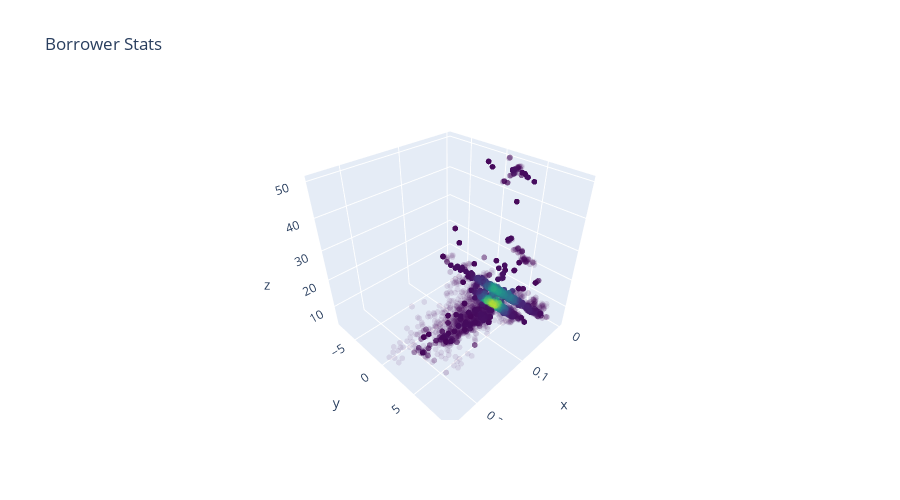

Notebook code for this chart:
### Code cell
values = df[["health", "collateral_log", "n"]].values.T
density = stats.gaussian_kde(values)(values)
plot_borrowers_3d(*values, density)

### Figure 1 — Plotly figure (JSON) as saved in the notebook; plotly's stock layout.template omitted (floating-point values rounded to 4 significant figures; data arrays with more than 128 entries replaced by an {"elided": "..."} marker saying what was removed)
{"data": [{"marker": {"color": {"elided": "32855 float values"}, "colorscale": [[0, "#440154"], [0.1111, "#482878"], [0.2222, "#3e4989"], [0.3333, "#31688e"], [0.4444, "#26828e"], [0.5556, "#1f9e89"], [0.6667, "#35b779"], [0.7778, "#6ece58"], [0.8889, "#b5de2b"], [1, "#fde725"]], "opacity": 0.1, "size": 2}, "mode": "markers", "type": "scatter3d", "x": {"elided": "32855 float values"}, "y": {"elided": "32855 float values"}, "z": {"elided": "32855 int values"}}], "layout": {"height": 500, "showlegend": false, "title": {"text": "Borrower Stats"}, "xaxis": {"title": {"text": "Health"}}, "yaxis": {"title": {"text": "Log Collateral"}}}}
